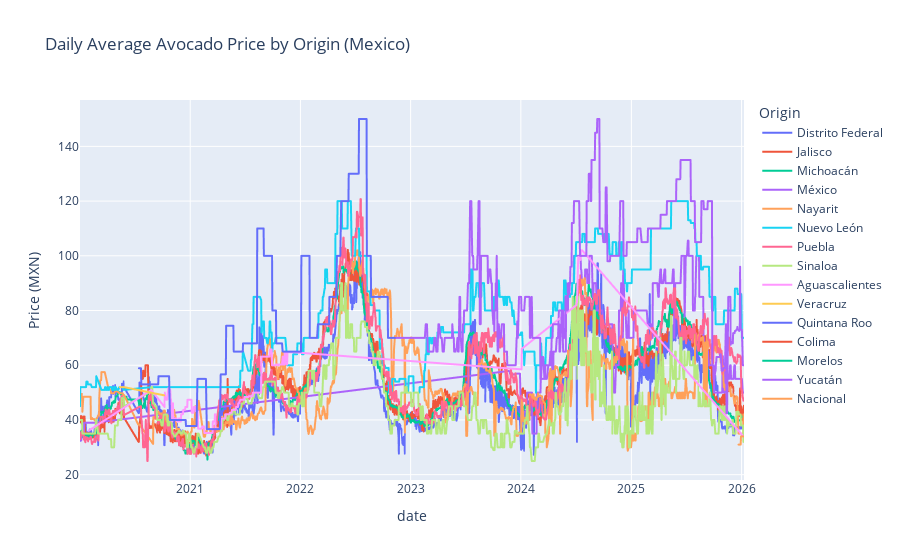

Notebook source saved alongside this figure:
### Code cell
fig = px.line(
    avg_price_by_day_origin,
    x="date",
    y="avg_price",
    color="origin",
    title="Daily Average Avocado Price by Origin (Mexico)",
    labels={
        "avg_price": "Price (MXN)",
        "origin": "Origin"
    }
)

fig.show()

### Figure 1 — Plotly figure (JSON) as saved in the notebook; plotly's stock layout.template omitted (floating-point values rounded to 4 significant figures; data arrays with more than 128 entries replaced by an {"elided": "..."} marker saying what was removed)
{"data": [{"hovertemplate": "Origin=Distrito Federal<br>date=%{x}<br>Price (MXN)=%{y}<extra></extra>", "legendgroup": "Distrito Federal", "line": {"color": "#636efa", "dash": "solid"}, "marker": {"symbol": "circle"}, "mode": "lines", "name": "Distrito Federal", "showlegend": true, "type": "scattergl", "x": {"elided": "1464 str values"}, "xaxis": "x", "y": {"elided": "1464 float values"}, "yaxis": "y"}, {"hovertemplate": "Origin=Jalisco<br>date=%{x}<br>Price (MXN)=%{y}<extra></extra>", "legendgroup": "Jalisco", "line": {"color": "#EF553B", "dash": "solid"}, "marker": {"symbol": "circle"}, "mode": "lines", "name": "Jalisco", "showlegend": true, "type": "scattergl", "x": {"elided": "1484 str values"}, "xaxis": "x", "y": {"elided": "1484 float values"}, "yaxis": "y"}, {"hovertemplate": "Origin=Michoacán<br>date=%{x}<br>Price (MXN)=%{y}<extra></extra>", "legendgroup": "Michoacán", "line": {"color": "#00cc96", "dash": "solid"}, "marker": {"symbol": "circle"}, "mode": "lines", "name": "Michoacán", "showlegend": true, "type": "scattergl", "x": {"elided": "1513 str values"}, "xaxis": "x", "y": {"elided": "1513 float values"}, "yaxis": "y"}, {"hovertemplate": "Origin=México<br>date=%{x}<br>Price (MXN)=%{y}<extra></extra>", "legendgroup": "México", "line": {"color": "#ab63fa", "dash": "solid"}, "marker": {"symbol": "circle"}, "mode": "lines", "name": "México", "showlegend": true, "type": "scattergl", "x": {"elided": "572 str values"}, "xaxis": "x", "y": {"elided": "572 float values"}, "yaxis": "y"}, {"hovertemplate": "Origin=Nayarit<br>date=%{x}<br>Price (MXN)=%{y}<extra></extra>", "legendgroup": "Nayarit", "line": {"color": "#FFA15A", "dash": "solid"}, "marker": {"symbol": "circle"}, "mode": "lines", "name": "Nayarit", "showlegend": true, "type": "scattergl", "x": {"elided": "1433 str values"}, "xaxis": "x", "y": {"elided": "1433 float values"}, "yaxis": "y"}, {"hovertemplate": "Origin=Nuevo León<br>date=%{x}<br>Price (MXN)=%{y}<extra></extra>", "legendgroup": "Nuevo León", "line": {"color": "#19d3f3", "dash": "solid"}, "marker": {"symbol": "circle"}, "mode": "lines", "name": "Nuevo León", "showlegend": true, "type": "scattergl", "x": {"elided": "1373 str values"}, "xaxis": "x", "y": {"elided": "1373 float values"}, "yaxis": "y"}, {"hovertemplate": "Origin=Puebla<br>date=%{x}<br>Price (MXN)=%{y}<extra></extra>", "legendgroup": "Puebla", "line": {"color": "#FF6692", "dash": "solid"}, "marker": {"symbol": "circle"}, "mode": "lines", "name": "Puebla", "showlegend": true, "type": "scattergl", "x": {"elided": "1472 str values"}, "xaxis": "x", "y": {"elided": "1472 float values"}, "yaxis": "y"}, {"hovertemplate": "Origin=Sinaloa<br>date=%{x}<br>Price (MXN)=%{y}<extra></extra>", "legendgroup": "Sinaloa", "line": {"color": "#B6E880", "dash": "solid"}, "marker": {"symbol": "circle"}, "mode": "lines", "name": "Sinaloa", "showlegend": true, "type": "scattergl", "x": {"elided": "1440 str values"}, "xaxis": "x", "y": {"elided": "1440 float values"}, "yaxis": "y"}, {"hovertemplate": "Origin=Aguascalientes<br>date=%{x}<br>Price (MXN)=%{y}<extra></extra>", "legendgroup": "Aguascalientes", "line": {"color": "#FF97FF", "dash": "solid"}, "marker": {"symbol": "circle"}, "mode": "lines", "name": "Aguascalientes", "showlegend": true, "type": "scattergl", "x": {"elided": "312 str values"}, "xaxis": "x", "y": {"elided": "312 float values"}, "yaxis": "y"}, {"hovertemplate": "Origin=Veracruz<br>date=%{x}<br>Price (MXN)=%{y}<extra></extra>", "legendgroup": "Veracruz", "line": {"color": "#FECB52", "dash": "solid"}, "marker": {"symbol": "circle"}, "mode": "lines", "name": "Veracruz", "showlegend": true, "type": "scattergl", "x": ["2020-05-13", "2020-05-14", "2020-05-18", "2020-05-20", "2020-05-21", "2020-05-22", "2020-05-25", "2020-05-26", "2020-05-27", "2020-10-07"], "xaxis": "x", "y": [52.0, 52.0, 52.0, 52.0, 52.0, 52.0, 52.0, 52.0, 52.0, 49.0], "yaxis": "y"}, {"hovertemplate": "Origin=Quintana Roo<br>date=%{x}<br>Price (MXN)=%{y}<extra></extra>", "legendgroup": "Quintana Roo", "line": {"color": "#636efa", "dash": "solid"}, "marker": {"symbol": "circle"}, "mode": "lines", "name": "Quintana Roo", "showlegend": true, "type": "scattergl", "x": {"elided": "586 str values"}, "xaxis": "x", "y": {"elided": "586 float values"}, "yaxis": "y"}, {"hovertemplate": "Origin=Colima<br>date=%{x}<br>Price (MXN)=%{y}<extra></extra>", "legendgroup": "Colima", "line": {"color": "#EF553B", "dash": "solid"}, "marker": {"symbol": "circle"}, "mode": "lines", "name": "Colima", "showlegend": true, "type": "scattergl", "x": ["2021-01-22"], "xaxis": "x", "y": [40.0], "yaxis": "y"}, {"hovertemplate": "Origin=Morelos<br>date=%{x}<br>Price (MXN)=%{y}<extra></extra>", "legendgroup": "Morelos", "line": {"color": "#00cc96", "dash": "solid"}, "marker": {"symbol": "circle"}, "mode": "lines", "name": "Morelos", "showlegend": true, "type": "scattergl", "x": ["2021-11-09"], "xaxis": "x", "y": [52.22], "yaxis": "y"}, {"hovertemplate": "Origin=Yucatán<br>date=%{x}<br>Price (MXN)=%{y}<extra></extra>", "legendgroup": "Yucatán", "line": {"color": "#ab63fa", "dash": "solid"}, "marker": {"symbol": "circle"}, "mode": "lines", "name": "Yucatán", "showlegend": true, "type": "scattergl", "x": {"elided": "793 str values"}, "xaxis": "x", "y": {"elided": "793 float values"}, "yaxis": "y"}, {"hovertemplate": "Origin=Nacional<br>date=%{x}<br>Price (MXN)=%{y}<extra></extra>", "legendgroup": "Nacional", "line": {"color": "#FFA15A", "dash": "solid"}, "marker": {"symbol": "circle"}, "mode": "lines", "name": "Nacional", "showlegend": true, "type": "scattergl", "x": ["2025-12-22", "2025-12-23", "2025-12-24", "2025-12-26", "2025-12-29", "2025-12-30", "2025-12-31", "2026-01-02", "2026-01-05", "2026-01-06", "2026-01-09"], "xaxis": "x", "y": [31.0, 31.0, 31.0, 31.0, 31.0, 34.0, 34.0, 34.0, 34.0, 34.0, 34.0], "yaxis": "y"}], "layout": {"legend": {"title": {"text": "Origin"}, "tracegroupgap": 0}, "title": {"text": "Daily Average Avocado Price by Origin (Mexico)"}, "xaxis": {"anchor": "y", "domain": [0, 1], "title": {"text": "date"}}, "yaxis": {"anchor": "x", "domain": [0, 1], "title": {"text": "Price (MXN)"}}}}
